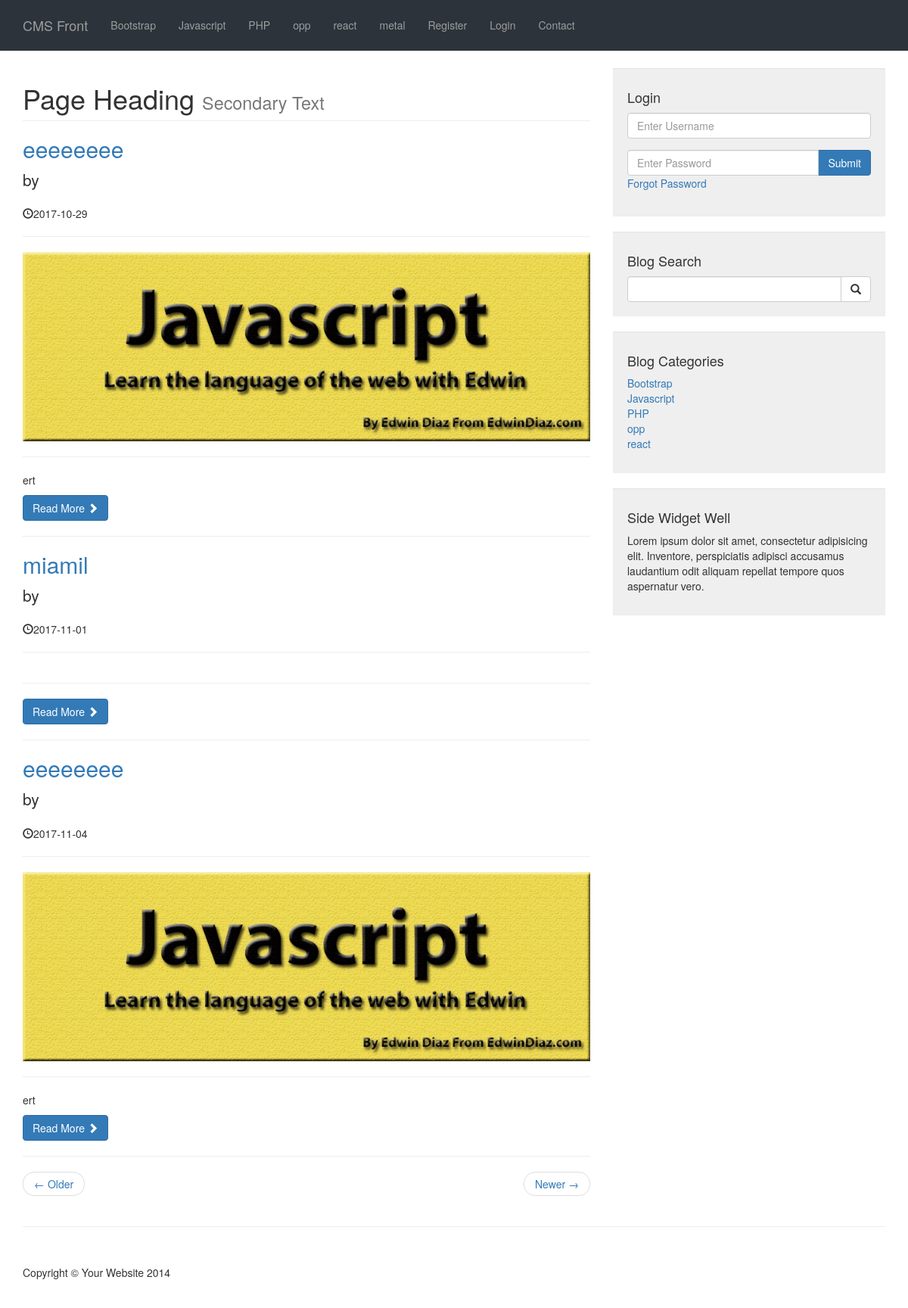
/index_old.php, run on the app's committed database.
### tables this page shows
CREATE TABLE `categories` (
  `cat_id` int(3) NOT NULL,
  `cat_title` varchar(255) NOT NULL
);

CREATE TABLE `posts` (
  `post_id` int(3) NOT NULL,
  `post_category_id` int(11) NOT NULL,
  `post_title` varchar(255) NOT NULL,
  `post_author` varchar(255) NOT NULL,
  `post_user` varchar(255) NOT NULL,
  `post_date` date NOT NULL,
  `post_image` text NOT NULL,
  `post_content` text NOT NULL,
  `post_tags` varchar(255) NOT NULL,
  `post_comment_count` int(11) NOT NULL,
  `post_status` varchar(255) NOT NULL DEFAULT 'draft',
  `post_views_count` int(11) NOT NULL
);

### admin/functions.php (called while the page is built, shortened)
<?php
function isLoggedIn(){
    return false;
}
        ?>

### index_old.php (the view, shortened to what this page needs)
<?php include 'includes/header.php'; ?>
<?php include 'includes/navigation.php'; ?>
    <div class="container">
        <div class="row">
            <div class="col-md-8">
                <h1 class="page-header">
                    Page Heading
                    <small>Secondary Text</small>
                </h1>
                <?php
                    $query = "SELECT * FROM posts";
                    $select_all_posts_query = mysqli_query($connection, $query);
                    while($row = mysqli_fetch_assoc($select_all_posts_query)){
                    $post_id = $row['post_id'];
                    $post_title = $row['post_title'];
                    $post_author = $row['post_author'];
                    $post_date = $row['post_date'];
                    $post_image = $row['post_image'];
                    $post_content = substr($row['post_content'], 0 , 90);
                    $post_status = $row['post_status'];
                    if($post_status !== 'published'){
                    }else{
                ?>
                    <h2>
                        <a href="post.php?p_id=<?php echo $post_id ;?>"><?php echo $post_title; ?></a>
                    </h2>
                    <p class="lead">
                        by <a href="author_posts.php?author=<?php echo $post_author; ?>&p_id=<?php echo $post_id; ?>"><?php echo $post_author; ?></a>
                    </p>
                    <p><span class="glyphicon glyphicon-time"></span><?php echo $post_date; ?></p>
                    <hr>
                    <a href="post.php?p_id=<?php echo $post_id ;?>">
                    <img class="img-responsive" src="images/<?php echo $post_image; ?>" alt="">
                    </a>
                    <hr>
                    <p><?php echo $post_content; ?></p>
                    <a class="btn btn-primary" href="post.php?p_id=<?php echo $post_id ;?>">Read More <span class="glyphicon glyphicon-chevron-right"></span></a>
                    <hr>
               <?php  }   } ?>
                <ul class="pager">
                    <li class="previous">
                        <a href="#">&larr; Older</a>
                    </li>
                    <li class="next">
                        <a href="#">Newer &rarr;</a>
                    </li>
                </ul>
            </div>
        <?php include 'includes/sidebar.php'; ?>
        </div>
        <hr>
<?php include 'includes/footer.php'; ?>

### includes/navigation.php (shortened to what this page needs)
<nav class="navbar navbar-inverse navbar-fixed-top" role="navigation">
       <div class="container">
           <div class="navbar-header">
               <a class="navbar-brand" href="/cms">CMS Front</a>
           </div>
           <div class="collapse navbar-collapse" id="bs-example-navbar-collapse-1">
               <ul class="nav navbar-nav">
                     <?php
                       $query = "SELECT * FROM categories";
                       $select_all_categories_query = mysqli_query($connection, $query);
                       while($row = mysqli_fetch_assoc($select_all_categories_query )){
                       $cat_title = $row['cat_title'];
                       $cat_id = $row['cat_id'];
                       $category_class = '';
                       $registration_class = '';
                       echo "<li class='$category_class'><a href='/cms/category/{$cat_id}'>{$cat_title}</a><li>";
                      }
                      ?>
                        <li class="<?php echo $registration_class ;?>">
                            <a href="/cms/registration"> Register</a>
                        </li>
                          <?php if(isLoggedIn()): ?>
                          <li>
                           <a href="/cms/admin">Admin</a>
                          </li>
                          <li>
                           <a href="/cms/includes/logout.php">Logout</a>
                          </li>
                          <?php else: ?>
                          <li>
                           <a href="/cms/login.php">Login</a>
                          </li>
                          <?php endif; ?>
                       <li>
                           <a href="/cms/contact">Contact</a>
                       </li>
               </ul>
           </div>
       </div>
   </nav>

### includes/sidebar.php (shortened to what this page needs)
<div class="col-md-4">
              <div class="well">
                 <?php if(isset($_SESSION['user_role'])): ?>
                      <h4>Logged in as: <?php echo $_SESSION['username'] ; ?></h4>
                      <a href="includes/logout.php" class="btn btn-primary">Logout</a>
                 <?php else: ?>
                     <h4>Login</h4>
                      <form method="post" >
                          <div class="form-group">
                                  <input name="username" type="text" class="form-control" placeholder="Enter Username">
                          </div>
                           <div class="input-group">
                                  <input name="password" type="password" class="form-control" placeholder="Enter Password">
                                  <span class="input-group-btn">
                                      <button class="btn btn-primary" name="login" type="submit">Submit</button>
                                  </span>
                          </div>
                          <div class="form-group">
                              <a href="forgot.php?forgot=<?php echo uniqid(true) ;?>">Forgot Password</a>
                          </div>
                      </form>
                 <?php endif; ?>
              </div>
              <div class="well">
                  <h4>Blog Search</h4>
                  <form action="search.php" method="post" >
                      <div class="input-group">
                              <input name="search" type="text" class="form-control">
                              <span class="input-group-btn">
                              <button name="submit" class="btn btn-default" type="submit">
                                  <span class="glyphicon glyphicon-search"></span>
                              </button>
                          </span>
                      </div>
                  </form>
              </div>
              <div class="well">
              <?php
                  $query = "SELECT * FROM categories LIMIT 5";
                  $select_categories_sidebar = mysqli_query($connection, $query);
                 ?>
                  <h4>Blog Categories</h4>
                  <div class="row">
                      <div class="col-lg-12">
                          <ul class="list-unstyled">
                             <?php
                   while($row = mysqli_fetch_assoc($select_categories_sidebar )){
                  $cat_title = $row['cat_title'];
                  $cat_id = $row['cat_id'];
                  echo "<li><a href='category.php?category=$cat_id'>{$cat_title}</a><li>";
                   }
                              ?>
                          </ul>
                      </div>
                  </div>
              </div>
          <?php include "widget.php"; ?>
          </div>

### css/blog-home.css (style rules this page uses)
body { padding-top: 70px; }
.navbar-inverse { background-color: #2C333A; border-color: #2C333A; padding: 8px; }

### data on the page
categories: cat_title "Bootstrap"
categories: cat_title "Javascript"
categories: cat_title "PHP"
categories: cat_title "opp"
categories: cat_title "react"
categories: cat_title "metal"
posts: post_title "eeeeeeee", post_date "2017-10-29", post_image (picture), post_content "ert"
posts: post_title "miamil", post_date "2017-11-01"
posts: post_title "eeeeeeee", post_date "2017-11-04", post_image (picture), post_content "ert"
